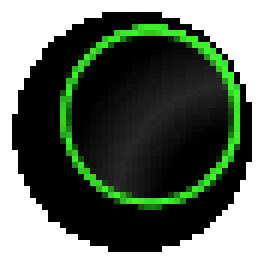
#> input picture src/td_gammon/images/blackPieceS.png, 44 x 44 px (shown 6 times larger)
$ python -i gui_structure.py   (imports and definitions only)
#> lines starting #> are read from the running program, lines starting #| are printed output that depends on the picture; after the words box and inside, x2 and y2 are one past the last pixel; in counts of white or black regions, pixels touching at a corner belong together
#> further down, picture is the input picture: shape (44, 44, 3); mean B, G, R 96.2, 109.4, 97.4
import cv2
import imutils

THRESH_DIFF_HORIZONTAL = 15
THRESH_DIFF_BAR = 10

class BackGamonIMG:
    def __init__(self, img = None):
        scale_factor = 1.41
        self.debug_img = img

        stride_factor = 69
        stride_factor_bot = 72
        self.fleche_list = []
        for i in range(6):
            # original stride
            # stride = int(71 / scale_factor)
            stride = int(stride_factor_bot / scale_factor)
            max_x = int(1012 / scale_factor)
            pos = max_x - i * stride
            self.fleche_list.append(Position(pos, int(850/ scale_factor)))

        for i in range(6):
            stride = int(stride_factor_bot / scale_factor)
            max_x = int(494 / scale_factor)
            pos = max_x - i * stride
            self.fleche_list.append(Position(pos, int(850/ scale_factor)))

        # top
        for i in range(6):
            stride = int(stride_factor / scale_factor)
            min_x = int(139 / scale_factor)
            pos = min_x + i * stride
            self.fleche_list.append(Position(pos, int(44/ scale_factor)))

        for i in range(6):
            stride = int(stride_factor / scale_factor)
            max_x = int(657 / scale_factor)
            pos = max_x + i * stride
            self.fleche_list.append(Position(pos, int(44/ scale_factor)))

    def set_debug_img(self, img):
        self.debug_img = img

    def set_bar_position(self, largeur, hauteur):
        self.bar_position_x = int(largeur/2)
        self.bar_position_y = int(hauteur/2)

    # [27 lines left out: function debug_by_img, not called in this run]

    def debug(self):
        for fl in range(len(self.fleche_list)):
            print(self.fleche_list[fl])
    def getDiceValue(self, dice_frame):
        import numpy as np
        dice_frame = imutils.resize(dice_frame, width=dice_frame.shape[0]*4)
        blurred = cv2.GaussianBlur(dice_frame, (7, 7), 0)
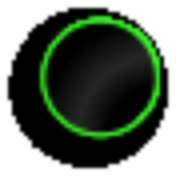
#> blurred: shape (176, 176, 3); mean of channels 0, 1, 2 96.2, 109.4, 97.4; drawn as B, G, R
        # hsv = cv2.cvtColor(blurred, cv2.COLOR_BGR2HSV)
        ret, thresholded_img = cv2.threshold(blurred, 128, 255, cv2.THRESH_BINARY)
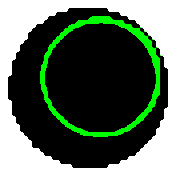
#> thresholded_img: shape (176, 176, 3); mean of channels 0, 1, 2 88.9, 105.4, 88.9; drawn as B, G, R

        thresholded_img = thresholded_img[:,:,2:]
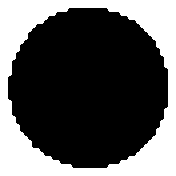
#> thresholded_img: shape (176, 176, 1); 34.9% white; 1 white region, box (x1, y1, x2, y2) and area: (0, 0, 176, 176) 10804

        detected_circles = cv2.HoughCircles(thresholded_img, cv2.HOUGH_GRADIENT, 1, 20, param1=15, param2=12, minRadius=1, maxRadius=50)
#> detected_circles = None

        if detected_circles is not None:
            # Convert the circle parameters a, b and r to integers.
            detected_circles = np.uint16(np.around(detected_circles))
            for pt in detected_circles[0, :]:
                a, b, r = pt[0], pt[1], pt[2]
                cv2.circle(dice_frame, (a, b), r, (0, 255, 0), 1)

        # cv2.imshow("debug circle", dice_frame)
        # cv2.waitKey(0)

        if(detected_circles is not None):
            return len(detected_circles[0])
        else:
            return None

    # [11 lines left out: function setDiceTuple, not called in this run]

    def getDiceTuple(self):
        return self.left_dice_value, self.right_dice_value

    # [21 lines left out: function getFlechePlusPres, not called in this run]

class Position:
    def __init__(self, x, y):
        self.y = y
        self.x = x

    def setPos(self, new_x, new_y):
        self.y = new_y
        self.x = new_x
    def __str__(self):
        return "x : {}, y : {}".format(self.x, self.y)


# [8 lines of commented-out code are left out]

>>> import cv2
>>> picture = cv2.imread('td_gammon/images/blackPieceS.png')
>>> result = BackGamonIMG().getDiceValue(picture)

$ run again, on src/td_gammon/images/die1.png
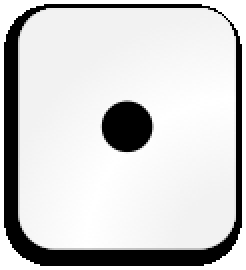
#> input picture src/td_gammon/images/die1.png, 123 x 135 px (shown 2 times larger)
#> picture is the input picture: shape (135, 123, 3); min 0, max 255, mean 206.6
#> in getDiceValue, `blurred = cv2.GaussianBlur(dice_frame, (7, 7), 0)`:
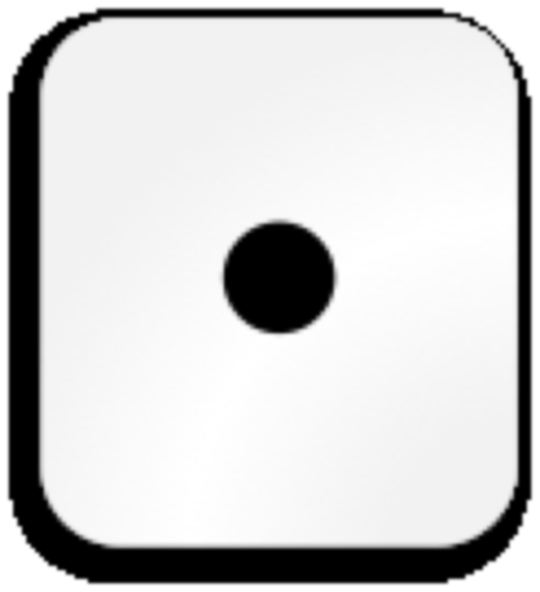
#> blurred: shape (592, 540, 3); min 0, max 255, mean 206.6
#> in getDiceValue, `ret, thresholded_img = cv2.threshold(blurred, 128, 255, cv2.THRESH_BIN..`:
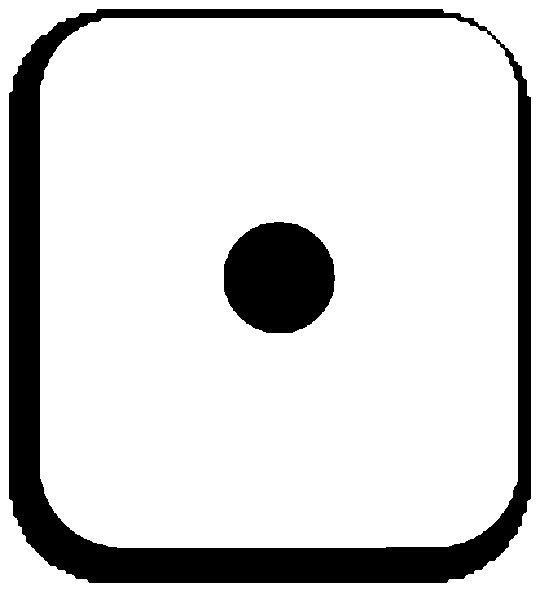
#> thresholded_img: shape (592, 540, 3); 83.5% white; 2 black regions, box (x1, y1, x2, y2) and area: (9, 9, 531, 583) 42872, (224, 222, 335, 333) 9790
#> detected_circles = None

$ run again, on src/td_gammon/images/die2.png
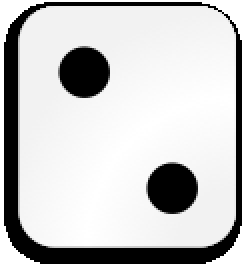
#> input picture src/td_gammon/images/die2.png, 123 x 134 px (shown 2 times larger)
#> picture is the input picture: shape (134, 123, 3); min 0, max 255, mean 198.9
#> in getDiceValue, `blurred = cv2.GaussianBlur(dice_frame, (7, 7), 0)`:
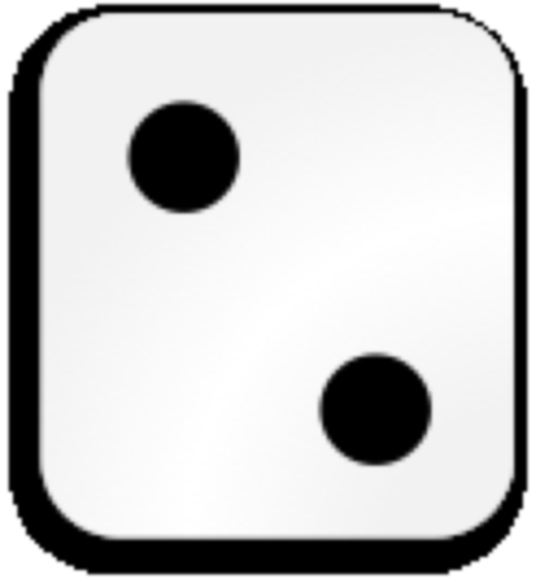
#> blurred: shape (583, 536, 3); min 0, max 255, mean 198.9
#> in getDiceValue, `ret, thresholded_img = cv2.threshold(blurred, 128, 255, cv2.THRESH_BIN..`:
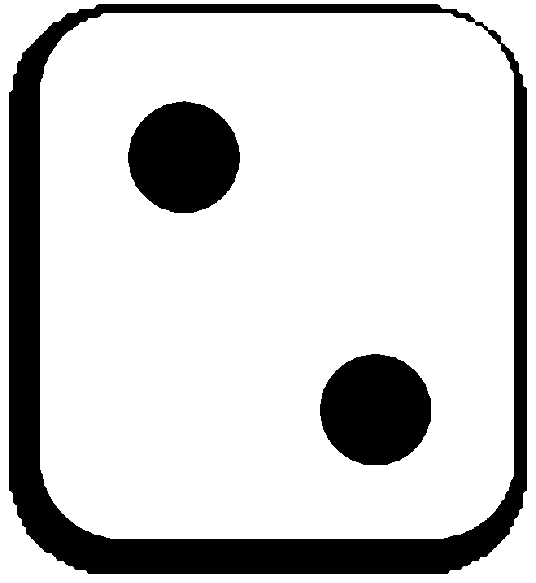
#> thresholded_img: shape (583, 536, 3); 80.2% white; 3 black regions, box (x1, y1, x2, y2) and area: (9, 4, 527, 574) 42418, (128, 101, 240, 213) 9705, (320, 354, 431, 465) 9694
#> detected_circles = None
